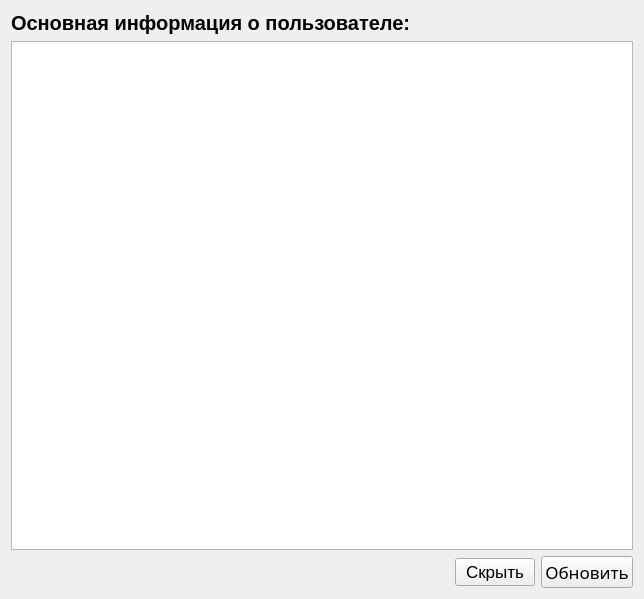
<?xml version="1.0" encoding="UTF-8"?>
<ui version="4.0">
 <class>Form</class>
 <widget class="QWidget" name="Form">
  <property name="geometry">
   <rect>
    <x>0</x>
    <y>0</y>
    <width>644</width>
    <height>599</height>
   </rect>
  </property>
  <property name="windowTitle">
   <string>Form</string>
  </property>
  <layout class="QGridLayout" name="gridLayout">
   <item row="0" column="0">
    <layout class="QVBoxLayout" name="verticalLayout">
     <item>
      <layout class="QHBoxLayout" name="horizontalLayout_3">
       <item>
        <widget class="QLabel" name="subscrTitle">
         <property name="sizePolicy">
          <sizepolicy hsizetype="Fixed" vsizetype="Preferred">
           <horstretch>0</horstretch>
           <verstretch>0</verstretch>
          </sizepolicy>
         </property>
         <property name="font">
          <font>
           <family>Arial</family>
           <pointsize>15</pointsize>
           <weight>75</weight>
           <bold>true</bold>
          </font>
         </property>
         <property name="text">
          <string>Основная информация о пользователе:</string>
         </property>
        </widget>
       </item>
       <item>
        <widget class="QLabel" name="error_msg">
         <property name="sizePolicy">
          <sizepolicy hsizetype="Expanding" vsizetype="Preferred">
           <horstretch>0</horstretch>
           <verstretch>0</verstretch>
          </sizepolicy>
         </property>
         <property name="font">
          <font>
           <family>Arial</family>
           <pointsize>15</pointsize>
          </font>
         </property>
         <property name="text">
          <string/>
         </property>
        </widget>
       </item>
      </layout>
     </item>
     <item>
      <widget class="QTextEdit" name="main_info">
       <property name="sizePolicy">
        <sizepolicy hsizetype="Expanding" vsizetype="Expanding">
         <horstretch>0</horstretch>
         <verstretch>0</verstretch>
        </sizepolicy>
       </property>
       <property name="font">
        <font>
         <pointsize>19</pointsize>
        </font>
       </property>
       <property name="readOnly">
        <bool>true</bool>
       </property>
      </widget>
     </item>
     <item>
      <layout class="QHBoxLayout" name="horizontalLayout">
       <item>
        <spacer name="horizontalSpacer">
         <property name="orientation">
          <enum>Qt::Horizontal</enum>
         </property>
         <property name="sizeHint" stdset="0">
          <size>
           <width>40</width>
           <height>20</height>
          </size>
         </property>
        </spacer>
       </item>
       <item>
        <widget class="QPushButton" name="back_btn">
         <property name="sizePolicy">
          <sizepolicy hsizetype="Fixed" vsizetype="Fixed">
           <horstretch>0</horstretch>
           <verstretch>0</verstretch>
          </sizepolicy>
         </property>
         <property name="font">
          <font>
           <family>Arial</family>
           <pointsize>13</pointsize>
           <weight>50</weight>
           <bold>false</bold>
          </font>
         </property>
         <property name="text">
          <string>Скрыть</string>
         </property>
         <property name="shortcut">
          <string>Esc</string>
         </property>
        </widget>
       </item>
       <item>
        <widget class="QPushButton" name="update_info">
         <property name="sizePolicy">
          <sizepolicy hsizetype="Fixed" vsizetype="Fixed">
           <horstretch>0</horstretch>
           <verstretch>0</verstretch>
          </sizepolicy>
         </property>
         <property name="font">
          <font>
           <family>Apple Symbols</family>
           <pointsize>13</pointsize>
           <weight>50</weight>
           <bold>false</bold>
          </font>
         </property>
         <property name="text">
          <string>Обновить</string>
         </property>
         <property name="shortcut">
          <string>Return</string>
         </property>
        </widget>
       </item>
      </layout>
     </item>
    </layout>
   </item>
  </layout>
 </widget>
 <resources/>
 <connections/>
</ui>
